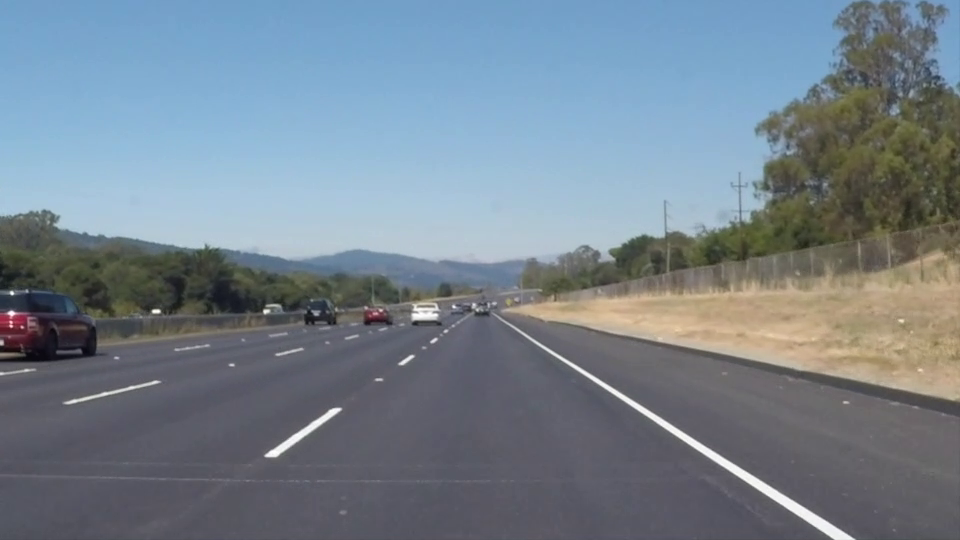
#> input picture frame 22 of data/straight_lane.mp4, 960 x 540 px, given in place of the camera
$ python lane_detection_live.py
#> lines starting #> are read from the running program, lines starting #| are printed output that depends on the picture; after the words box and inside, x2 and y2 are one past the last pixel; in counts of white or black regions, pixels touching at a corner belong together
#Import necessary libraries
import cv2
import numpy as np

#Function to preprocess the image to detect yellow and white lanes
def preprocessing(img):
    gray = cv2.cvtColor(img, cv2.COLOR_BGR2GRAY)
    hsv = cv2.cvtColor(img, cv2.COLOR_BGR2HSV)
    gblur = cv2.GaussianBlur(gray,(5,5),0)
    white_mask = cv2.threshold(gblur,200,255,cv2.THRESH_BINARY)[1]
    lower_yellow = np.array([0,100,100])
    upper_yellow = np.array([210,255,255])
    yellow_mask = cv2.inRange(hsv, lower_yellow, upper_yellow)
    mask = cv2.bitwise_or(white_mask, yellow_mask)
    return mask

#Function that defines the polygon region of interest
def regionOfInterest(img, polygon):
    mask = np.zeros_like(img)
    x1, y1 = polygon[0]
    x2, y2 = polygon[1]
    x3, y3 = polygon[2]
    x4, y4 = polygon[3]
    m1 = (y2-y1)/(x2-x1)
    m2 = (y3-y2)/(x3-x2)
    m3 = (y4-y3)/(x4-x3)
    m4 = (y4-y1)/(x4-x1)
    b1 = y1 - m1*x1
    b2 = y2 - m2*x2
    b3 = y3 - m3*x3
    b4 = y4 - m4*x4

    for i in range(mask.shape[0]):
        for j in range(mask.shape[1]):
            if i>=m1*j+b1 and i>=m2*j+b2 and i>=m3*j+b3 and i<=m4*j+b4:
                mask[i][j] = 1

    masked_img = np.multiply(mask, img)
    return masked_img

#Function that warps the image
def warp(img, source_points, destination_points, destn_size):
    matrix = cv2.getPerspectiveTransform(source_points, destination_points)
    warped_img = cv2.warpPerspective(img, matrix, destn_size)
    return warped_img

#Function that unwarps the image
def unwarp(img, source_points, destination_points, source_size):
    matrix = cv2.getPerspectiveTransform(destination_points, source_points)
    unwarped_img = cv2.warpPerspective(img, matrix, source_size)
    return unwarped_img

#Function that gives the left fit and right fit curves for the lanes in birdeye's view
def fitCurve(img):
    histogram = np.sum(img[img.shape[0]//2:,:], axis=0)
    midpoint = int(histogram.shape[0]/2)
    leftx_base = np.argmax(histogram[:midpoint])
    rightx_base = np.argmax(histogram[midpoint:]) + midpoint
    nwindows = 50
    margin = 100
    minpix = 50
    window_height = int(img.shape[0]/nwindows)
    y, x = img.nonzero()
    leftx_current = leftx_base
    rightx_current = rightx_base
    left_lane_indices = []
    right_lane_indices = []

    for window in range(nwindows):
        win_y_low = img.shape[0] - (window+1)*window_height
        win_y_high = img.shape[0] - window*window_height
        win_xleft_low = leftx_current - margin
        win_xleft_high = leftx_current + margin
        win_xright_low = rightx_current - margin
        win_xright_high = rightx_current + margin

        good_left_indices = ((y >= win_y_low) & (y < win_y_high) & (x >= win_xleft_low) & (x < win_xleft_high)).nonzero()[0]
        good_right_indices  = ((y >= win_y_low) & (y < win_y_high) & (x >= win_xright_low) & (x < win_xright_high)).nonzero()[0]
        left_lane_indices.append(good_left_indices)
        right_lane_indices.append(good_right_indices)
        if len(good_left_indices) > minpix:
            leftx_current = int(np.mean(x[good_left_indices]))
        if len(good_right_indices) > minpix:
            rightx_current = int(np.mean(x[good_right_indices]))

    left_lane_indices = np.concatenate(left_lane_indices)
    right_lane_indices = np.concatenate(right_lane_indices)
    leftx = x[left_lane_indices]
    lefty = y[left_lane_indices]
    rightx = x[right_lane_indices]
    righty = y[right_lane_indices]

    # SAFETY CHECK (VERY IMPORTANT)
    # if len(leftx) == 0 or len(lefty) == 0 or len(rightx) == 0 or len(righty) == 0:
    #     return None, None

    if len(leftx) < 50 or len(rightx) < 50:
        return None, None

    left_fit = np.polyfit(lefty, leftx, 2)
    right_fit = np.polyfit(righty, rightx, 2)


    return left_fit, right_fit

#Function that give pixel location of points through which the curves of detected lanes passes
def findPoints(img_shape, left_fit, right_fit):
    ploty = np.linspace(0, img_shape[0]-1, img_shape[0])
    left_fitx = left_fit[0]*ploty**2 + left_fit[1]*ploty + left_fit[2]
    right_fitx = right_fit[0]*ploty**2 + right_fit[1]*ploty + right_fit[2]
    pts_left = np.array([np.transpose(np.vstack([left_fitx, ploty]))])
    pts_right = np.array([np.flipud(np.transpose(np.vstack([right_fitx, ploty])))])
    return pts_left, pts_right

#Function that fills the space between the detected lane curves
def fillCurves(img_shape, pts_left, pts_right):
    pts = np.hstack((pts_left, pts_right))
    img = np.zeros((img_shape[0], img_shape[1], 3), dtype='uint8')
    cv2.fillPoly(img, np.int_([pts]), (0,0, 255))
    return img

#Function that converts a one channel image into a three channel image
def oneToThreeChannel(binary):
    img = np.zeros((binary.shape[0], binary.shape[1], 3), dtype='uint8')
    img[:,:,0] = binary
    img[:,:,1] = binary
    img[:,:,2] = binary
    return img

#Function that draws the curves of detected lanes on an image
def drawCurves(img, pts_left, pts_right):
    img = oneToThreeChannel(img)
    cv2.polylines(img, np.int32([pts_left]), isClosed=False, color=(0,0,255), thickness=10)
    cv2.polylines(img, np.int32([pts_right]), isClosed=False, color=(0,255,255), thickness=10)
    return img

#Function that concatenates various images to one image
def concatenate(img1, img2, img3, img4, img5):
    offset = 50
    img3 = setOffset(img3, offset)
    img4 = setOffset(img4, offset)
    img1 = cv2.resize(img1, (950,550), interpolation = cv2.INTER_AREA)
    img2 = cv2.resize(img2, (330,180), interpolation = cv2.INTER_AREA)
    img3 = cv2.resize(img3, (165,370), interpolation = cv2.INTER_AREA)
    img4 = cv2.resize(img4, (165,370), interpolation = cv2.INTER_AREA)
    result = np.concatenate((img3, img4), axis = 1)
    result = np.concatenate((img2, result))
    result = np.concatenate((img1, result), axis = 1)
    result = np.concatenate((result, img5), axis = 0)
    return result

#Function that outputs the radius of curvature
def radiusOfCurvature(img, left_fit, right_fit):
    y_eval = img.shape[0]/2
    left_radius = ((1 + (2*left_fit[0]*y_eval + left_fit[1])**2)**1.5) / (2*left_fit[0])
    right_radius = ((1 + (2*right_fit[0]*y_eval + right_fit[1])**2)**1.5) / (2*right_fit[0])
    avg_radius = (left_radius+right_radius)/2
    return round(left_radius,2), round(right_radius,2), round(avg_radius,2)

#Function that outputs image containing radius value
def informationWindow(left_radius, right_radius, radius):
    window = np.zeros((170, 1280, 3), dtype='uint8')
    window[:,:,0] = 249
    window[:,:,1] = 242
    window[:,:,2] = 227
    text1 = '(1) : Detected white and yellow markings, (2) : Warped image, (3) : Curve fitting'
    window = cv2.putText(window, text1, (50,50), cv2.FONT_HERSHEY_SIMPLEX, 0.8, (255,0,0), 2, cv2.LINE_AA)
    text2 = 'Left Curvature : ' + str(left_radius) + ', Right Curvature : ' + str(right_radius)
    window = cv2.putText(window, text2, (50,100), cv2.FONT_HERSHEY_SIMPLEX, 0.8, (255,0,0), 2, cv2.LINE_AA)
    text3 = 'Average Curvature : ' + str(radius)
    window = cv2.putText(window, text3, (50,150), cv2.FONT_HERSHEY_SIMPLEX, 0.8, (255,0,0), 2, cv2.LINE_AA)
    return window

#Function that predicts turn
def addTurnInfo(img, radius):
    if radius >= 10000:
        img = cv2.putText(img, 'Go Straight', (50,50), cv2.FONT_HERSHEY_SIMPLEX, 0.8, (0,0,255), 2, cv2.LINE_AA)
    if radius >= 0 and radius < 10000:
        img = cv2.putText(img, 'Turn Right', (50,50), cv2.FONT_HERSHEY_SIMPLEX, 0.8, (0,0,255), 2, cv2.LINE_AA)
    if radius <= 0:
        img = cv2.putText(img, 'Turn Left', (50,50), cv2.FONT_HERSHEY_SIMPLEX, 0.8, (0,0,255), 2, cv2.LINE_AA)
    img = cv2.putText(img, '(1)', (1000,50), cv2.FONT_HERSHEY_SIMPLEX, 0.8, (255,0,0), 2, cv2.LINE_AA)
    img = cv2.putText(img, '(2)', (1000,230), cv2.FONT_HERSHEY_SIMPLEX, 0.8, (255,0,0), 2, cv2.LINE_AA)
    img = cv2.putText(img, '(3)', (1165,230), cv2.FONT_HERSHEY_SIMPLEX, 0.8, (255,0,0), 2, cv2.LINE_AA)

    return img

#Function that adds extra blank space in front of the image
def setOffset(img, offset):
    blank = np.zeros((img.shape[0], offset, 3), dtype = 'uint8')
    img = np.concatenate((blank, img), axis = 1)
    return img

video = cv2.VideoCapture(0)

if not video.isOpened():
    print("ERROR: Video not opening")
    exit()

out = cv2.VideoWriter(r"E:\ADITI\ENGINEERING\RVU\SEM8\MAJOR PROJECT\PROJECT 3\lane-detection\results\live_output.avi",cv2.VideoWriter_fourcc(*'XVID'), 25, (1280,720))
print("Generating video output...\n")

while True:
    isTrue, frame = video.read()
#> frame is the input picture: shape (540, 960, 3); mean B, G, R 141.9, 130.7, 117.7
    frame = cv2.resize(frame, (960, 540))
    if isTrue == False:
        break
    gray = cv2.cvtColor(frame, cv2.COLOR_BGR2GRAY)
    thresh = cv2.threshold(gray,200,255,cv2.THRESH_BINARY)[1]
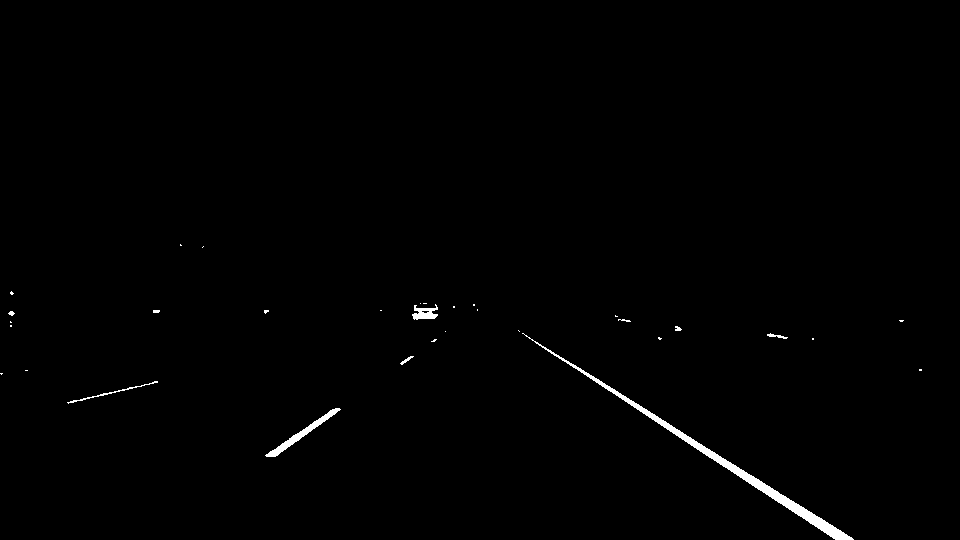
#> thresh: shape (540, 960); 0.68% white; 32 white regions (22 under 20 px), largest, box (x1, y1, x2, y2) and area: (522, 333, 854, 540) 2339, (265, 408, 341, 457) 524, (412, 304, 438, 320) 241
    processed_img = preprocessing(frame)
    height, width = processed_img.shape
    polygon = [(int(width*0.15), int(height*0.94)), (int(width*0.45), int(height*0.62)), (int(width*0.58), int(height*0.62)), (int(0.95*width), int(0.94*height))]
    masked_img = regionOfInterest(processed_img, polygon)
#> after the loop in regionOfInterest, `for i in range(mask.shape[0]):`:
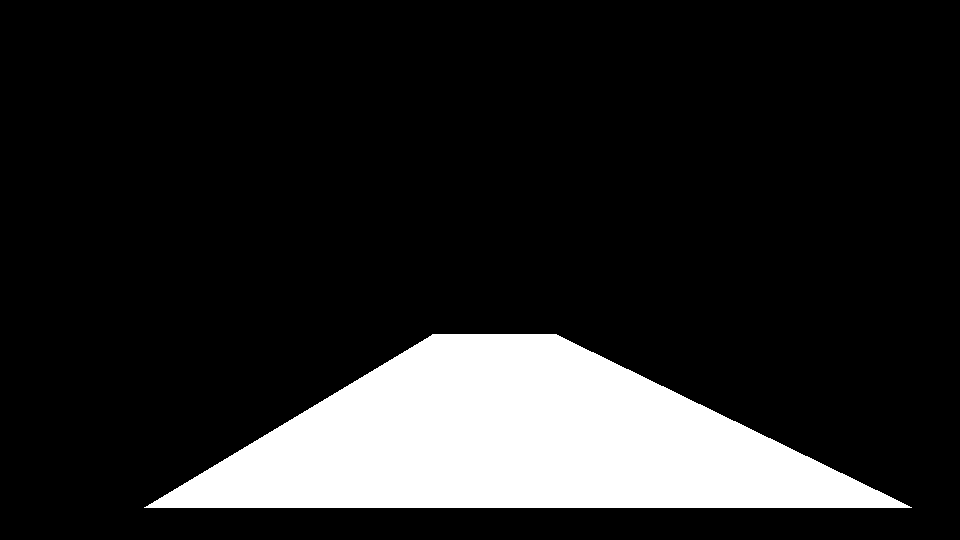
#> mask: shape (540, 960); values 0 (black) and 1 (white), 15% white; 1 white region, box (x1, y1, x2, y2) and area: (144, 334, 912, 508) 77605
    source_points = np.float32([[int(width*0.49), int(height*0.62)], [int(width*0.58), int(height*0.62)], [int(width*0.15), int(height*0.94)], [int(0.95*width), int(0.94*height)]])
    destination_points = np.float32([[0,0], [400,0], [0, 960], [400, 960]])
    warped_img_size = (400, 960)
    warped_img_shape = (960, 400)
    warped_img = warp(masked_img, source_points, destination_points, warped_img_size)
#> in warp, `warped_img = cv2.warpPerspective(img, matrix, destn_size)`:
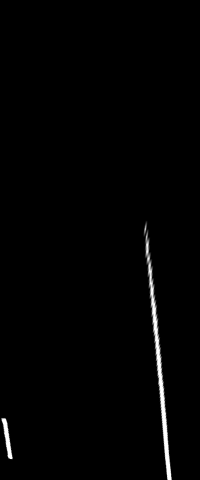
#> warped_img: shape (960, 400) (shown at 1/2 size); min 0, max 255, mean 2.9
    kernel = np.ones((11,11), np.uint8)
    opening = cv2.morphologyEx(warped_img, cv2.MORPH_CLOSE, kernel)
    left_fit, right_fit = fitCurve(opening)
#> in fitCurve, `histogram = np.sum(img[img.shape[0]//2:,:], axis=0)`: histogram = 400 values, max 28338 at index 329, min 0 at index 26, mean 3029.5
#> in fitCurve, `leftx_base = np.argmax(histogram[:midpoint])`: leftx_base = 15
#> in fitCurve, `rightx_base = np.argmax(histogram[midpoint:]) + midpoint`: rightx_base = 329
#> in fitCurve, `y, x = img.nonzero()`: y = 7536 values from 441 to 959; x = 7536 values, max 343 at index 7469, min 0 at index 5128, mean 275.2
#> in fitCurve, `leftx_current = leftx_base`: leftx_current = 15
#> in fitCurve, `rightx_current = rightx_base`: rightx_current = 329
#> the loop in fitCurve, `for window in range(nwindows):` made 50 passes
#> (win_xleft_low, win_xleft_high, win_xright_low, win_xright_high, leftx_current, rightx_current) on passes 3 to 7: (-85, 115, 235, 435, 19, 333), (-81, 119, 233, 433, 16, 332), (-84, 116, 232, 432, 13, 330), (-87, 113, 230, 430, 9, 329), (-91, 109, 229, 429, 6, 327)
#> after the loop in fitCurve, `for window in range(nwindows):`: left_lane_indices = 50 items
#> in fitCurve, `left_lane_indices = np.concatenate(left_lane_indices)`: left_lane_indices = 986 values, max 7093 at index 159, min 5128 at index 840, mean 6087.2
#> in fitCurve, `right_lane_indices = np.concatenate(right_lane_indices)`: right_lane_indices = 6550 values, max 7535 at index 202, min 0 at index 6517, mean 3418.3
#> in fitCurve, `leftx = x[left_lane_indices]`: leftx = 986 values, max 25 at index 94, min 0 at index 577, mean 13.07
#> in fitCurve, `lefty = y[left_lane_indices]`: lefty = 986 values, max 918 at index 154, min 835 at index 840, mean 873.5
#> in fitCurve, `rightx = x[right_lane_indices]`: rightx = 6550 values, max 343 at index 136, min 286 at index 6168, mean 314.7
#> in fitCurve, `righty = y[right_lane_indices]`: righty = 6550 values, max 959 at index 192, min 441 at index 6517, mean 699.1
#> in fitCurve, `left_fit = np.polyfit(lefty, leftx, 2)`: left_fit = [-0.000869, 1.71, -818.6]
#> in fitCurve, `right_fit = np.polyfit(righty, rightx, 2)`: right_fit = [-2.38e-05, 0.127, 237.8]
#> left_fit = [-0.000869, 1.71, -818.6]; right_fit = [-2.38e-05, 0.127, 237.8]

    if left_fit is None or right_fit is None:
        cv2.imshow("Lane Detection", frame)
        continue


    pts_left, pts_right = findPoints(warped_img_shape, left_fit, right_fit)
#> in findPoints, `left_fitx = left_fit[0]*ploty**2 + left_fit[1]*ploty + left_fit[2]`: left_fitx = 960 values from -818.6 to 23.77
#> in findPoints, `right_fitx = right_fit[0]*ploty**2 + right_fit[1]*ploty + right_fit[2]`: right_fitx = 960 values from 237.8 to 338
#> in findPoints, `pts_left = np.array([np.transpose(np.vstack([left_fitx, ploty]))])`: pts_left = 960 pairs, first value -818.6 to 23.77, second value 0 to 959
#> in findPoints, `pts_right = np.array([np.flipud(np.transpose(np.vstack([right_fitx, pl..`: pts_right = 960 pairs, first value 237.8 to 338, second value 0 to 959


    fill_curves = fillCurves(warped_img_shape, pts_left, pts_right)
#> in fillCurves, `pts = np.hstack((pts_left, pts_right))`: pts = 1920 pairs, first value -818.6 to 338, second value 0 to 959
    unwarped_fill_curves = unwarp(fill_curves, source_points, destination_points, (width, height))
    window1 = cv2.addWeighted(frame, 1, unwarped_fill_curves, 1, 0)
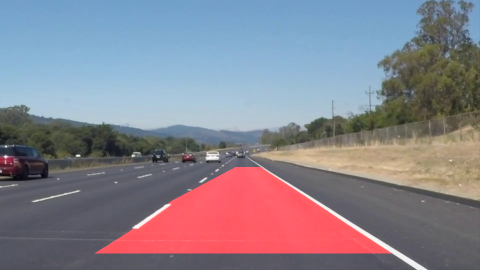
#> window1: shape (540, 960, 3) (shown at 1/2 size); mean B, G, R 141.9, 130.7, 135.5
    left_radius, right_radius, avg_radius = radiusOfCurvature(warped_img, left_fit, right_fit)
#> in radiusOfCurvature, `left_radius = ((1 + (2*left_fit[0]*y_eval + left_fit[1])**2)**1.5) / (..`: left_radius = -1354.7
#> in radiusOfCurvature, `right_radius = ((1 + (2*right_fit[0]*y_eval + right_fit[1])**2)**1.5) ..`: right_radius = -21315.9
#> in radiusOfCurvature, `avg_radius = (left_radius+right_radius)/2`: avg_radius = -11335.3
#> left_radius = -1354.7; right_radius = -21315.9; avg_radius = -11335.3
    window2 = oneToThreeChannel(thresh)
    window3 = oneToThreeChannel(warped_img)
    window4 = drawCurves(warped_img, pts_left, pts_right)
    window5 = informationWindow(left_radius, right_radius, avg_radius)
#> in informationWindow, `text3 = 'Average Curvature : ' + str(radius)`: text3 = 'Average Curvature : -11335.3'
#> in informationWindow, `window = cv2.putText(window, text3, (50,150), cv2.FONT_HERSHEY_SIMPLEX..`:
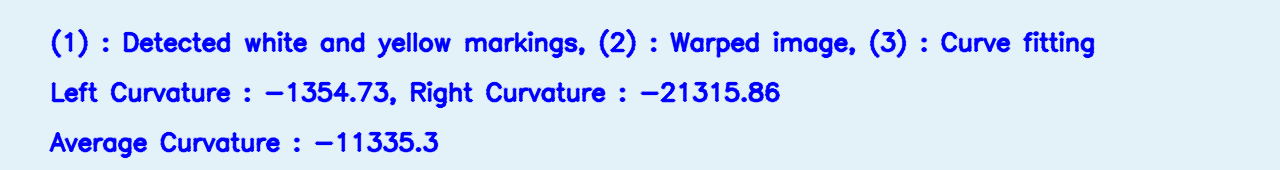
#> window: shape (170, 1280, 3); mean of channels 0, 1, 2 249.4, 224.5, 210.6; drawn as B, G, R
    result = concatenate(window1, window2, window3, window4, window5)
#> in concatenate, `img4 = cv2.resize(img4, (165,370), interpolation = cv2.INTER_AREA)`:
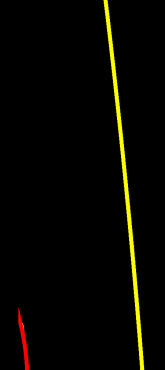
#> img4: shape (370, 165, 3); mean of channels 0, 1, 2 0.1, 6.3, 7.2; drawn as B, G, R


    # Calculate lane center
    lane_center = (pts_left[0][-1][0] + pts_right[0][0][0]) / 2
#> lane_center = 180.9

    # Car center
    car_center = frame.shape[1] / 2

    # Offset
    offset = car_center - lane_center
#> offset = 299.1

    # Warning
    if abs(offset) > 50:
        cv2.putText(result, "Lane Departure!", (50,100),
                    cv2.FONT_HERSHEY_SIMPLEX, 1, (0,0,255), 3)
#> result: shape (720, 1280, 3); mean of channels 0, 1, 2 139, 127.2, 127.6


    result = addTurnInfo(result, avg_radius)
#> in addTurnInfo, `img = cv2.putText(img, '(3)', (1165,230), cv2.FONT_HERSHEY_SIMPLEX, 0...`:
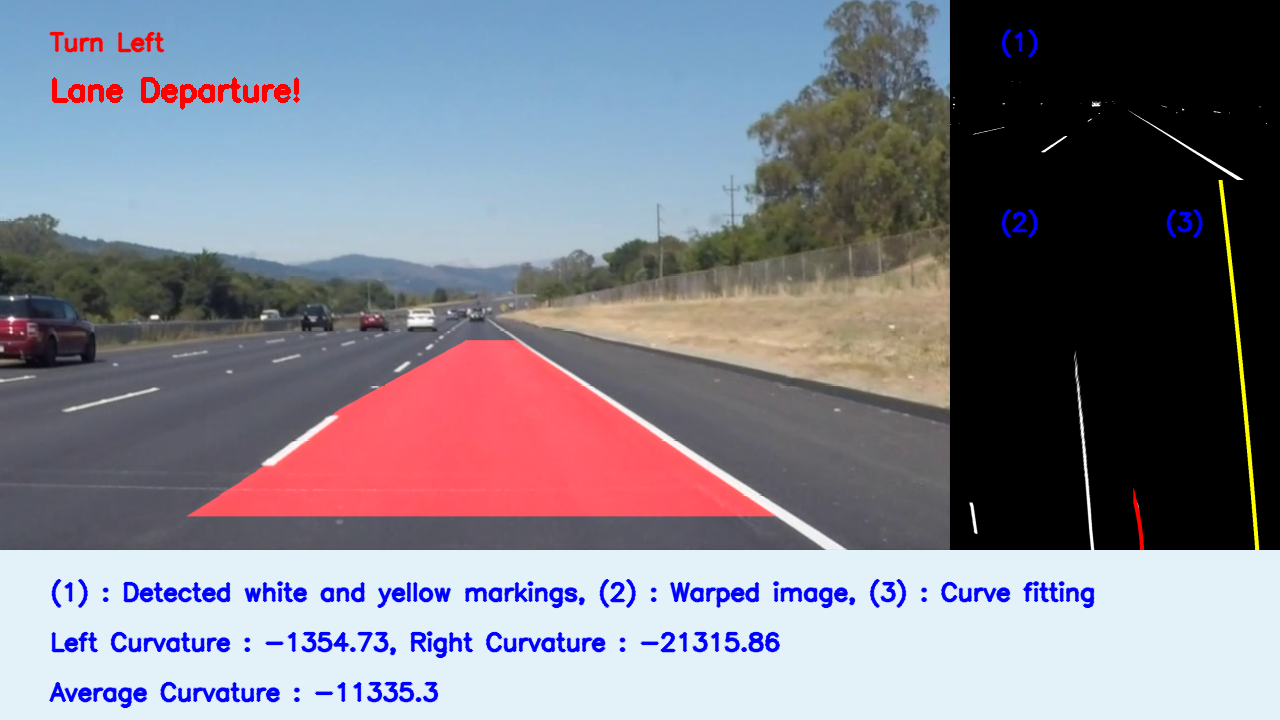
#> img: shape (720, 1280, 3); mean of channels 0, 1, 2 139.1, 127.1, 127.8; drawn as B, G, R
    out.write(result)

    cv2.imshow("Lane Detection", result)

    key = cv2.waitKey(40) & 0xFF
#> (key q is pressed here)

    if key == ord('q'):
        print("Exiting live...")
        break

print("Video output generated.\n")

out.release()
video.release()
cv2.destroyAllWindows()
